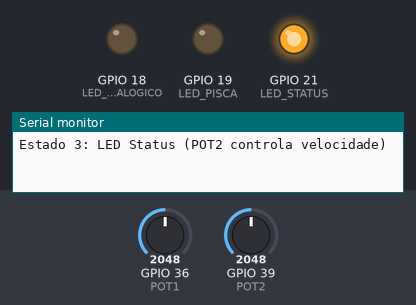
A sketch run on a simulated ESP32. Shown: output pins drawn as LEDs (lit = HIGH), the last lines printed to the serial monitor. Dashed ring = blinking. The test bench sets the inputs (shaded band); at power-on: GPIO 36 (POT1) = 2048, GPIO 39 (POT2) = 2048.

Above: at 1.2 s.
1.3 s: GPIO 36 (POT1) set to 1956
At 2.2 s:
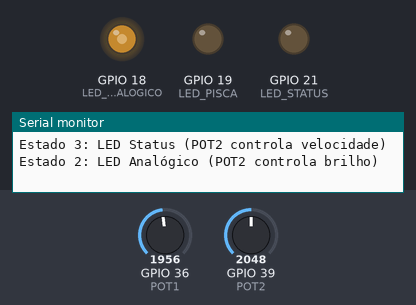
2.9 s: GPIO 36 (POT1) set to 1044
4.4 s: GPIO 36 (POT1) set to 948
At 4.8 s:
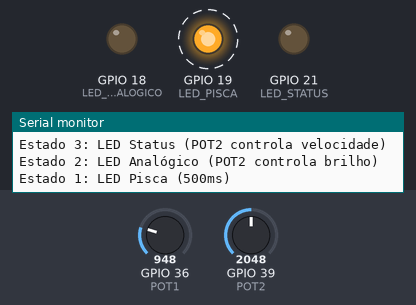
8.6 s: GPIO 36 (POT1) set to 1040
At 9.1 s:
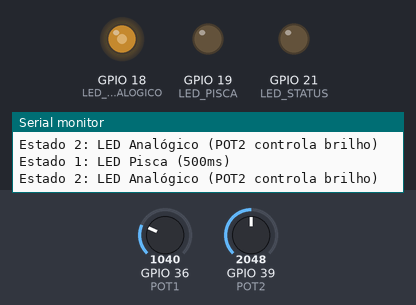
10.1 s: GPIO 39 (POT2) set to 2866
At 11.3 s:
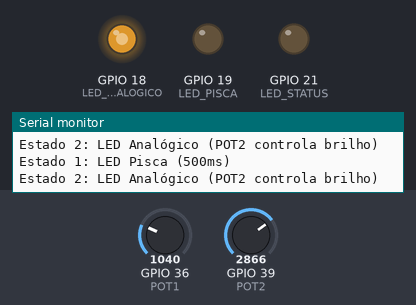
11.6 s: GPIO 39 (POT2) set to 3603
At 12.7 s:
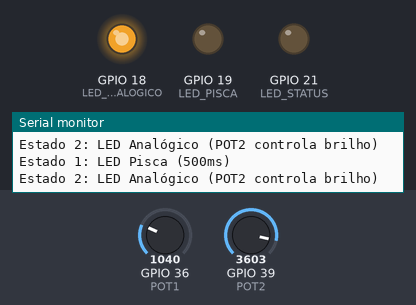
Timing chart, 0 to 14.1 s (numbered marks = the images above; inputs shaded):
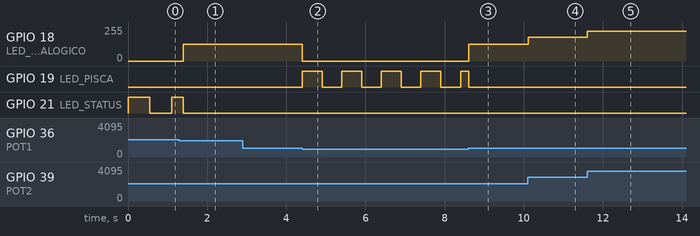

The sketch:

Exercicio02.ino
```cpp
#include <Arduino.h>

#include "freertos/FreeRTOS.h"
#include "freertos/task.h"

#define LED_STATUS 21
#define LED_PISCA 19
#define LED_ANALOGICO 18
#define POT1 36
#define POT2 39

TaskHandle_t taskPisca;
TaskHandle_t taskAnalogica;
TaskHandle_t taskControle;

int estadoAtual = -1;

void tarefaPisca(void *pvParameters) {
  while (true) {
    digitalWrite(LED_PISCA, HIGH);
    vTaskDelay(pdMS_TO_TICKS(500));
    digitalWrite(LED_PISCA, LOW);
    vTaskDelay(pdMS_TO_TICKS(500));
  }
}

void tarefaAnalogica(void *pvParameters) {
  while (true) {
    int valorPOT2 = analogRead(POT2);
    int brilho = map(valorPOT2, 0, 4095, 0, 255);
    analogWrite(LED_ANALOGICO, brilho);
    vTaskDelay(pdMS_TO_TICKS(100));
  }
}

void tarefaControle(void *pvParameters) {
  while (true) {
    int valorPOT2 = analogRead(POT2);
    int tempo = map(valorPOT2, 0, 4095, 100, 1000);

    digitalWrite(LED_STATUS, HIGH);
    vTaskDelay(pdMS_TO_TICKS(tempo));
    digitalWrite(LED_STATUS, LOW);
    vTaskDelay(pdMS_TO_TICKS(tempo));
  }
}

void tarefaPrincipal(void *pvParameters) {
  while (true) {
    int valorPOT1 = analogRead(POT1);

    int novoEstado;

    if (valorPOT1 < 500) {
      novoEstado = 0;
    } else if (valorPOT1 < 1000) {
      novoEstado = 1;
    } else if (valorPOT1 < 2000) {
      novoEstado = 2;
    } else {
      novoEstado = 3;
    }

    if (novoEstado != estadoAtual) {
      estadoAtual = novoEstado;
      vTaskSuspend(taskPisca);
      vTaskSuspend(taskAnalogica);
      vTaskSuspend(taskControle);
      digitalWrite(LED_PISCA, LOW);
      digitalWrite(LED_ANALOGICO, LOW);
      digitalWrite(LED_STATUS, LOW);

      switch (estadoAtual) {
        case 0:
          Serial.println("Estado 0: Tudo suspenso");
          break;

        case 1:
          Serial.println("Estado 1: LED Pisca (500ms)");
          vTaskResume(taskPisca);
          break;

        case 2:
          Serial.println("Estado 2: LED Analógico (POT2 controla brilho)");
          vTaskResume(taskAnalogica);
          break;

        case 3:
          Serial.println("Estado 3: LED Status (POT2 controla velocidade)");
          vTaskResume(taskControle);
          break;
      }
    }

    vTaskDelay(pdMS_TO_TICKS(200));
  }
}

void setup() {
  Serial.begin(9600);

  pinMode(LED_STATUS, OUTPUT);
  pinMode(LED_PISCA, OUTPUT);
  pinMode(LED_ANALOGICO, OUTPUT);

  xTaskCreate(tarefaPisca, "Task Pisca", 2048, NULL, 1, &taskPisca);
  xTaskCreate(tarefaAnalogica, "Task Analogica", 2048, NULL, 1, &taskAnalogica);
  xTaskCreate(tarefaControle, "Task Controle", 2048, NULL, 1, &taskControle);
  xTaskCreate(tarefaPrincipal, "Task Principal", 2048, NULL, 2, NULL);
  vTaskSuspend(taskPisca);
  vTaskSuspend(taskAnalogica);
  vTaskSuspend(taskControle);
}

void loop() {
}
```

Measured:
- the behaviour switches between 2000 and 1999 on GPIO 36 (POT1) (found by bisection; images 0 and 1)
- the behaviour switches between 1000 and 999 on GPIO 36 (POT1) (found by bisection; images 1 and 2)
- after the input at 1.3 s, GPIO 18 (LED_ANALOGICO): 0/255 → 127/255 after 0.10 s
- after the input at 2.9 s, every drawn part: stays the same
- after the input at 4.4 s, GPIO 18 (LED_ANALOGICO): 127/255 → 0/255 at once; GPIO 19 (LED_PISCA): alternates HIGH for 0.50 s and LOW for 0.50 s, starting at once
- after the input at 8.6 s, GPIO 18 (LED_ANALOGICO): 0/255 → 127/255 at once
- after the input at 10.1 s, GPIO 18 (LED_ANALOGICO): 127/255 → 178/255 at once
- after the input at 11.6 s, GPIO 18 (LED_ANALOGICO): 178/255 → 224/255 at once
